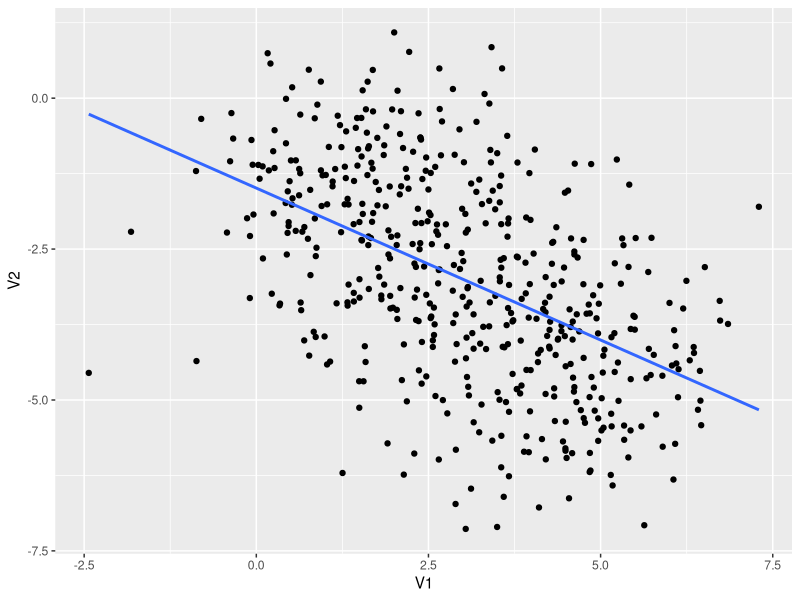
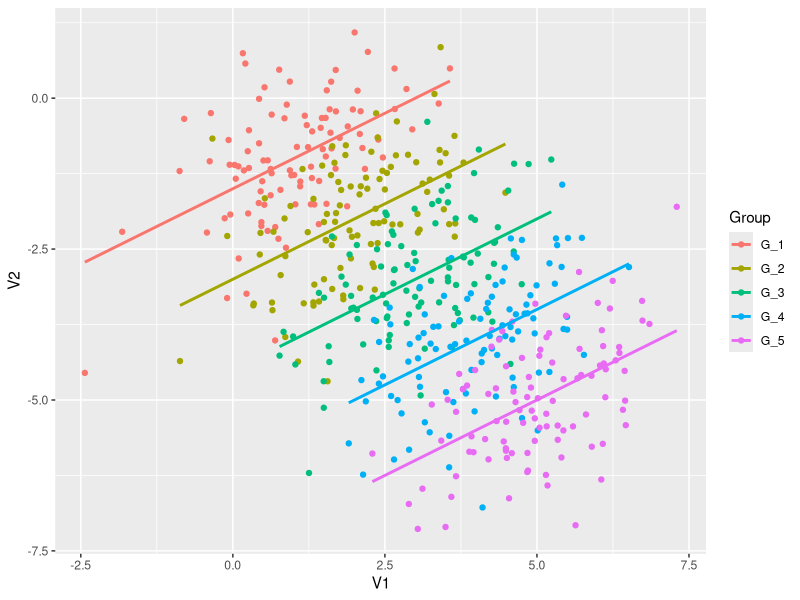
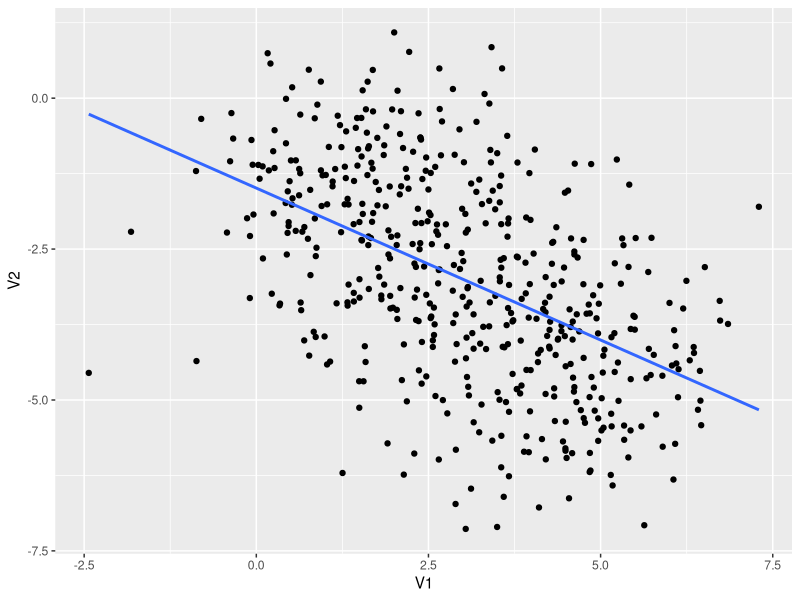
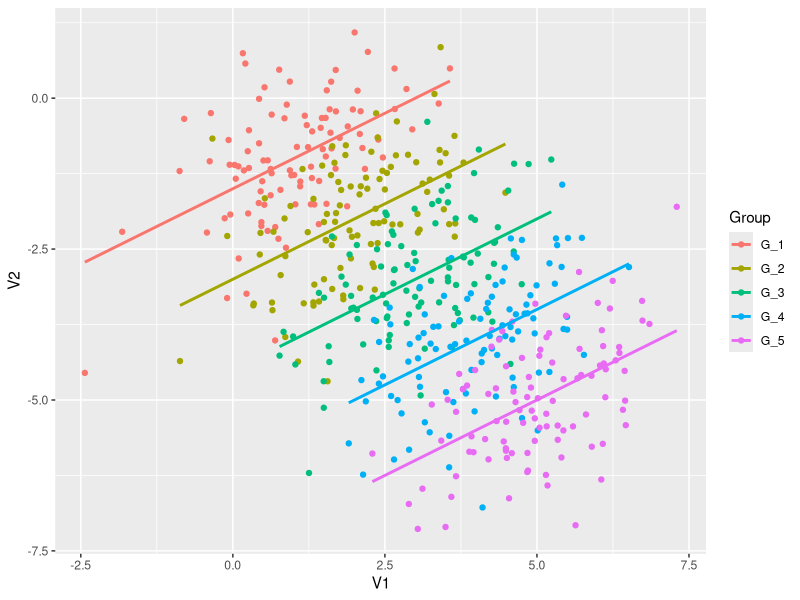

The R script that drew these images, in order:
## ---- chunk 1
library(bayestestR)
library(ggplot2)
## ---- chunk 2
example_df <- simulate_simpson(n = 100, groups = 5, r = 0.5)
## ---- chunk 3
p1 <- ggplot(data = example_df, aes(x = V1, y = V2)) +
  geom_point() +
  geom_smooth(method = "lm", se = F) 

p1
ggsave(p1, file = "../lectures/fig-simps-1.png", width = 7, height = 5)
## ---- chunk 4
p2 <- ggplot(data = example_df, aes(x = V1, y = V2, color = Group)) +
  geom_point() +
  geom_smooth(method = "lm", se = F) 

p2
ggsave(p2, file = "../lectures/fig-simps-2.png", width = 7, height = 5)
